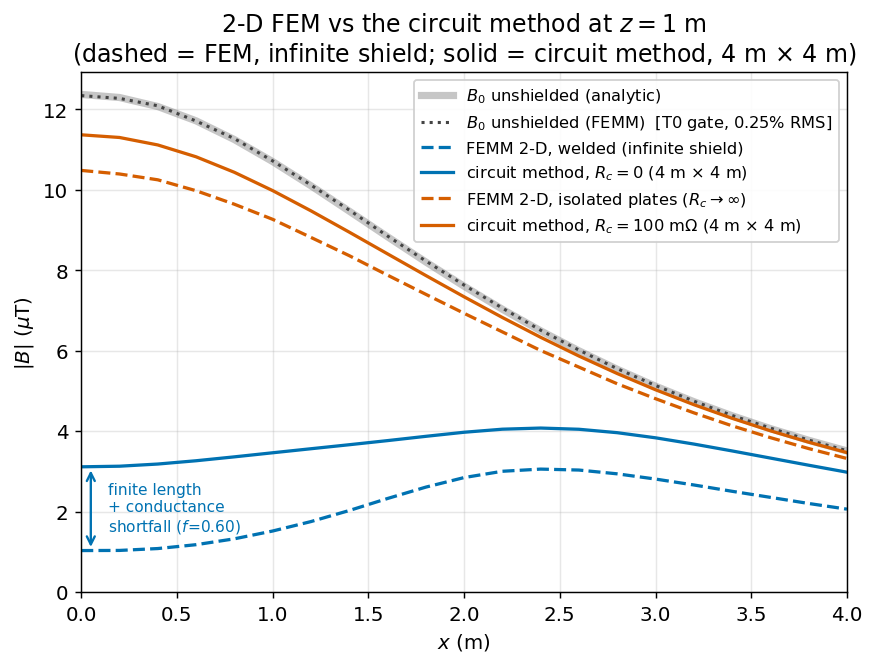

The script that drew this image:
"""T1 -- 2-D FEM (FEMM) against the circuit method on the real 4 m x 4 m shield.

The two curves in each colour pair are *not* expected to coincide, and that is
the point. FEMM's planar model makes the shield infinitely long; the circuit
method models the actual 4 m x 4 m plate array. The gap between dashed and solid
is the finite-length penalty -- exactly the effect that makes 2-D FEM
over-optimistic for this geometry, which is Sergeant et al.'s own criticism of it.

Colour = case (welded/Rc=0 vs isolated/large Rc), linestyle = method
(dashed FEM, solid circuit), so neither is carried by colour alone.

Run fem/compare.py first; this script only plots what it stored.
"""
import os
import sys

import numpy as np

from _common import (C_ISOLATED, C_REF, C_WELDED, LS_CIRCUIT, LS_FEMM,  # noqa: E402
                     OUTDIR, plt, save)

RESULTS = os.path.join(os.path.dirname(OUTDIR), "fem", "results.npz")
if not os.path.exists(RESULTS):
    sys.exit(f"{RESULTS} not found -- run:\n    .venv/Scripts/python fem/compare.py")
d = np.load(RESULTS)

x = d["x"]
fig, ax = plt.subplots(figsize=(7.6, 5.2))

# Drawn as a pale band with the FEM result dotted inside it: the two agree to
# 0.25% RMS, so a same-weight overlay would simply hide one of them.
ax.plot(x, d["analytic"], color=C_REF, lw=4.0, alpha=0.30,
        label="$B_0$ unshielded (analytic)")
ax.plot(x, d["femm_b0"], color=C_REF, ls=":", lw=1.7,
        label="$B_0$ unshielded (FEMM)  [T0 gate, 0.25% RMS]")

ax.plot(x, d["femm_welded"], color=C_WELDED, ls=LS_FEMM,
        label="FEMM 2-D, welded (infinite shield)")
if "circuit_rc0" in d:
    ax.plot(x, d["circuit_rc0"], color=C_WELDED, ls=LS_CIRCUIT,
            label="circuit method, $R_c=0$ (4 m $\\times$ 4 m)")

ax.plot(x, d["femm_isolated"], color=C_ISOLATED, ls=LS_FEMM,
        label="FEMM 2-D, isolated plates ($R_c\\to\\infty$)")
if "circuit_rc100" in d:
    ax.plot(x, d["circuit_rc100"], color=C_ISOLATED, ls=LS_CIRCUIT,
            label="circuit method, $R_c=100$ m$\\Omega$ (4 m $\\times$ 4 m)")

# Annotate the welded gap. It is NOT purely a finite-length effect: at this
# mesh the filament model presents only f = 0.60 of the true sheet conductance
# (see fig_fem_bridge). Stretching L to 32 m closes the gap from ~105% to ~25%
# RMS; the rest is the conductance shortfall.
if "circuit_rc0" in d:
    lo, hi = d["femm_welded"][0], d["circuit_rc0"][0]
    ax.annotate("", xy=(x[0] + 0.05, lo), xytext=(x[0] + 0.05, hi),
                arrowprops=dict(arrowstyle="<->", color=C_WELDED, lw=1.3))
    ax.text(x[0] + 0.14, 0.5 * (lo + hi),
            "finite length\n+ conductance\nshortfall ($f$=0.60)",
            color=C_WELDED, fontsize=8.5, va="center")

ax.set_xlabel("$x$ (m)")
ax.set_ylabel("$|B|$ ($\\mu$T)")
ax.set_title("2-D FEM vs the circuit method at $z=1$ m\n"
             "(dashed = FEM, infinite shield; solid = circuit method, 4 m $\\times$ 4 m)")
ax.set_xlim(x.min(), x.max())
ax.set_ylim(bottom=0)
ax.legend()
save(fig, "fig_fem_compare.png")
